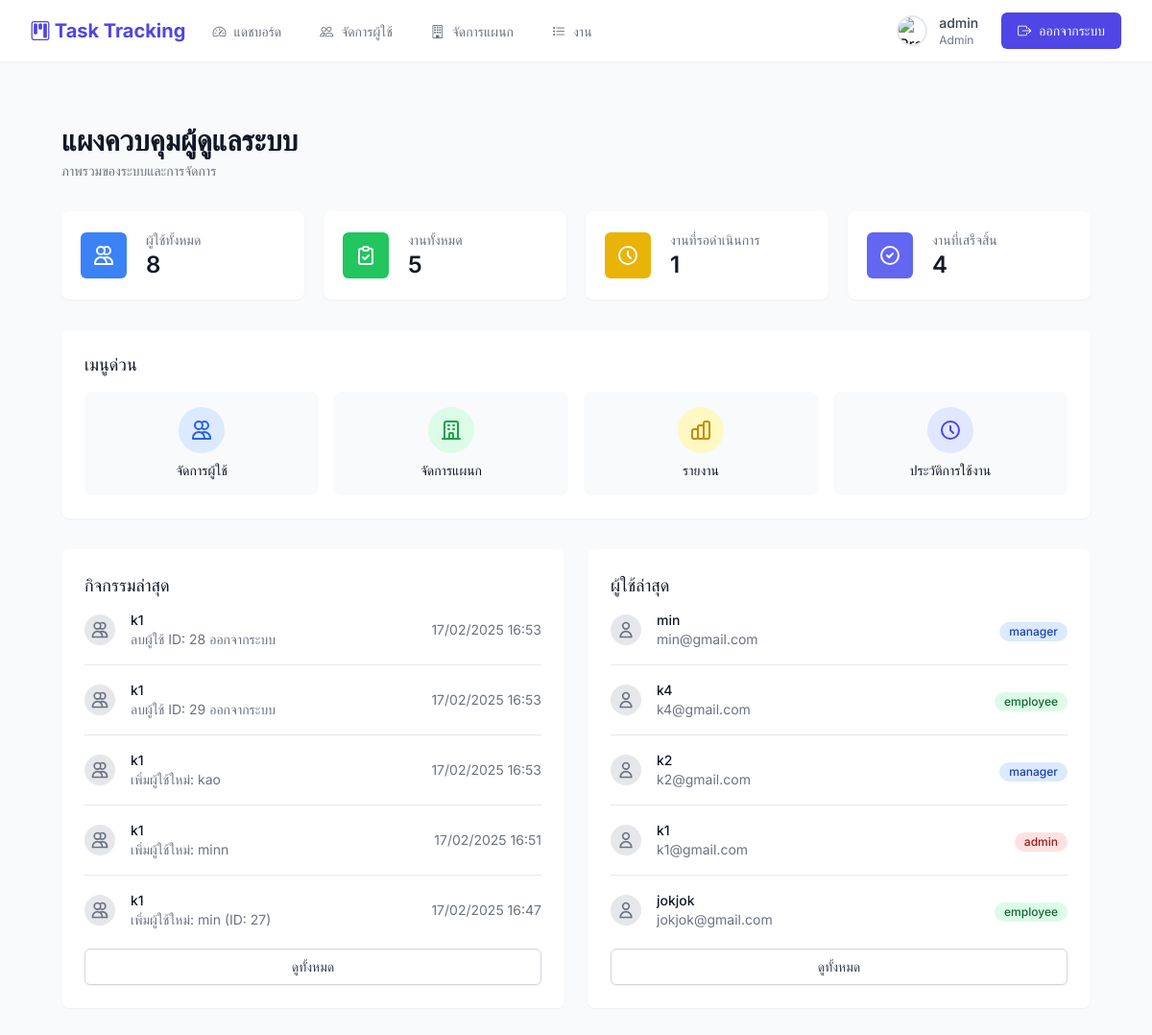
Screenshot of /admin/index.php (signed in) with the database file from the repository.
### tables this page shows
CREATE TABLE `activity_logs` (
  `log_id` int(11) NOT NULL,
  `user_id` int(11) DEFAULT NULL,
  `action` varchar(50) NOT NULL,
  `description` text DEFAULT NULL,
  `ip_address` varchar(45) DEFAULT NULL,
  `user_agent` text DEFAULT NULL,
  `created_at` datetime DEFAULT current_timestamp()
);

CREATE TABLE `users` (
  `user_id` int(11) NOT NULL,
  `username` varchar(50) NOT NULL,
  `email` varchar(100) NOT NULL,
  `password` varchar(255) NOT NULL,
  `role` enum('admin','manager','employee') NOT NULL DEFAULT 'employee',
  `token` varchar(64) DEFAULT NULL,
  `token_expires_at` datetime DEFAULT NULL,
  `created_at` timestamp NOT NULL DEFAULT current_timestamp(),
  `updated_at` datetime DEFAULT current_timestamp() ON UPDATE current_timestamp(),
  `is_active` tinyint(1) NOT NULL DEFAULT 1,
  `profile_image` varchar(255) DEFAULT 'default-profile.png',
  `department_id` int(11) DEFAULT NULL,
  `phone` varchar(20) DEFAULT NULL
);

### admin/index.php (the view, shortened to what this page needs)
<?php
include '../header.php';
require_once '../auth.php';
$stats = [
    'total_users' => $conn->query("SELECT COUNT(*) as count FROM users")->fetch_assoc()['count'],
    'total_tasks' => $conn->query("SELECT COUNT(*) as count FROM tasks")->fetch_assoc()['count'],
    'pending_tasks' => $conn->query("SELECT COUNT(*) as count FROM tasks WHERE status = 'pending'")->fetch_assoc()['count'],
    'completed_tasks' => $conn->query("SELECT COUNT(*) as count FROM tasks WHERE status = 'completed'")->fetch_assoc()['count']
];
$recent_activities = $conn->query("
    SELECT l.*, u.username
    FROM activity_logs l
    LEFT JOIN users u ON l.user_id = u.user_id
    ORDER BY l.created_at DESC
    LIMIT 5
");
$recent_users = $conn->query("
    SELECT * FROM users
    ORDER BY created_at DESC
    LIMIT 5
");
?>
<div class="min-h-screen bg-gray-50 py-8">
    <div class="max-w-7xl mx-auto px-4 sm:px-6 lg:px-8">
        <div class="mb-8">
            <h1 class="text-3xl font-bold text-gray-900">แผงควบคุมผู้ดูแลระบบ</h1>
            <p class="mt-1 text-sm text-gray-500">ภาพรวมของระบบและการจัดการ</p>
        </div>
        <div class="grid grid-cols-1 gap-5 sm:grid-cols-2 lg:grid-cols-4">
            <div class="bg-white overflow-hidden shadow-sm rounded-lg">
                <div class="p-5">
                    <div class="flex items-center">
                        <div class="flex-shrink-0">
                            <div class="rounded-md bg-blue-500 p-3">
                                <svg class="h-6 w-6 text-white" fill="none" stroke="currentColor" viewBox="0 0 24 24">
                                    <path stroke-linecap="round" stroke-linejoin="round" stroke-width="2" d="M12 4.354a4 4 0 110 5.292M15 21H3v-1a6 6 0 0112 0v1zm0 0h6v-1a6 6 0 00-9-5.197M13 7a4 4 0 11-8 0 4 4 0 018 0z"></path>
                                </svg>
                            </div>
                        </div>
                        <div class="ml-5 w-0 flex-1">
                            <dl>
                                <dt class="text-sm font-medium text-gray-500 truncate">ผู้ใช้ทั้งหมด</dt>
                                <dd class="flex items-baseline">
                                    <div class="text-2xl font-semibold text-gray-900"><?php echo $stats['total_users']; ?></div>
                                </dd>
                            </dl>
                        </div>
                    </div>
                </div>
            </div>
            <div class="bg-white overflow-hidden shadow-sm rounded-lg">
                <div class="p-5">
                    <div class="flex items-center">
                        <div class="flex-shrink-0">
                            <div class="rounded-md bg-green-500 p-3">
                                <svg class="h-6 w-6 text-white" fill="none" stroke="currentColor" viewBox="0 0 24 24">
                                    <path stroke-linecap="round" stroke-linejoin="round" stroke-width="2" d="M9 5H7a2 2 0 00-2 2v12a2 2 0 002 2h10a2 2 0 002-2V7a2 2 0 00-2-2h-2M9 5a2 2 0 002 2h2a2 2 0 002-2M9 5a2 2 0 012-2h2a2 2 0 012 2m-6 9l2 2 4-4"></path>
                                </svg>
                            </div>
                        </div>
                        <div class="ml-5 w-0 flex-1">
                            <dl>
                                <dt class="text-sm font-medium text-gray-500 truncate">งานทั้งหมด</dt>
                                <dd class="flex items-baseline">
                                    <div class="text-2xl font-semibold text-gray-900"><?php echo $stats['total_tasks']; ?></div>
                                </dd>
                            </dl>
                        </div>
                    </div>
                </div>
            </div>
            <div class="bg-white overflow-hidden shadow-sm rounded-lg">
                <div class="p-5">
                    <div class="flex items-center">
                        <div class="flex-shrink-0">
                            <div class="rounded-md bg-yellow-500 p-3">
                                <svg class="h-6 w-6 text-white" fill="none" stroke="currentColor" viewBox="0 0 24 24">
                                    <path stroke-linecap="round" stroke-linejoin="round" stroke-width="2" d="M12 8v4l3 3m6-3a9 9 0 11-18 0 9 9 0 0118 0z"></path>
                                </svg>
                            </div>
                        </div>
                        <div class="ml-5 w-0 flex-1">
                            <dl>
                                <dt class="text-sm font-medium text-gray-500 truncate">งานที่รอดำเนินการ</dt>
                                <dd class="flex items-baseline">
                                    <div class="text-2xl font-semibold text-gray-900"><?php echo $stats['pending_tasks']; ?></div>
                                </dd>
                            </dl>
                        </div>
                    </div>
                </div>
            </div>
            <div class="bg-white overflow-hidden shadow-sm rounded-lg">
                <div class="p-5">
                    <div class="flex items-center">
                        <div class="flex-shrink-0">
                            <div class="rounded-md bg-indigo-500 p-3">
                                <svg class="h-6 w-6 text-white" fill="none" stroke="currentColor" viewBox="0 0 24 24">
                                    <path stroke-linecap="round" stroke-linejoin="round" stroke-width="2" d="M9 12l2 2 4-4m6 2a9 9 0 11-18 0 9 9 0 0118 0z"></path>
                                </svg>
                            </div>
                        </div>
                        <div class="ml-5 w-0 flex-1">
                            <dl>
                                <dt class="text-sm font-medium text-gray-500 truncate">งานที่เสร็จสิ้น</dt>
                                <dd class="flex items-baseline">
                                    <div class="text-2xl font-semibold text-gray-900"><?php echo $stats['completed_tasks']; ?></div>
                                </dd>
                            </dl>
                        </div>
                    </div>
                </div>
            </div>
        </div>
        <div class="mt-8">
            <div class="bg-white shadow-sm rounded-lg">
                <div class="p-6">
                    <h3 class="text-lg font-medium leading-6 text-gray-900 mb-4">เมนูด่วน</h3>
                    <div class="grid grid-cols-2 gap-4 sm:grid-cols-4">
                        <a href="users.php" class="flex flex-col items-center p-4 bg-gray-50 rounded-lg hover:bg-gray-100 transition-colors">
                            <div class="rounded-full bg-blue-100 p-3 mb-2">
                                <svg class="h-6 w-6 text-blue-600" fill="none" stroke="currentColor" viewBox="0 0 24 24">
                                    <path stroke-linecap="round" stroke-linejoin="round" stroke-width="2" d="M12 4.354a4 4 0 110 5.292M15 21H3v-1a6 6 0 0112 0v1zm0 0h6v-1a6 6 0 00-9-5.197M13 7a4 4 0 11-8 0 4 4 0 018 0z"></path>
                                </svg>
                            </div>
                            <span class="text-sm font-medium text-gray-900">จัดการผู้ใช้</span>
                        </a>
                        <a href="departments.php" class="flex flex-col items-center p-4 bg-gray-50 rounded-lg hover:bg-gray-100 transition-colors">
                            <div class="rounded-full bg-green-100 p-3 mb-2">
                                <svg class="h-6 w-6 text-green-600" fill="none" stroke="currentColor" viewBox="0 0 24 24">
                                    <path stroke-linecap="round" stroke-linejoin="round" stroke-width="2" d="M19 21V5a2 2 0 00-2-2H7a2 2 0 00-2 2v16m14 0h2m-2 0h-5m-9 0H3m2 0h5M9 7h1m-1 4h1m4-4h1m-1 4h1m-5 10v-5a1 1 0 011-1h2a1 1 0 011 1v5m-4 0h4"></path>
                                </svg>
                            </div>
                            <span class="text-sm font-medium text-gray-900">จัดการแผนก</span>
                        </a>
                        <a href="reports.php" class="flex flex-col items-center p-4 bg-gray-50 rounded-lg hover:bg-gray-100 transition-colors">
                            <div class="rounded-full bg-yellow-100 p-3 mb-2">
                            </div>
                            <span class="text-sm font-medium text-gray-900">รายงาน</span>
                        </a>
                        <a href="logs.php" class="flex flex-col items-center p-4 bg-gray-50 rounded-lg hover:bg-gray-100 transition-colors">
                            <div class="rounded-full bg-indigo-100 p-3 mb-2">
                                <svg class="h-6 w-6 text-indigo-600" fill="none" stroke="currentColor" viewBox="0 0 24 24">
                                    <path stroke-linecap="round" stroke-linejoin="round" stroke-width="2" d="M12 8v4l3 3m6-3a9 9 0 11-18 0 9 9 0 0118 0z"></path>
                                </svg>
                            </div>
                            <span class="text-sm font-medium text-gray-900">ประวัติการใช้งาน</span>
                        </a>
                    </div>
                </div>
            </div>
        </div>
        <div class="mt-8 grid grid-cols-1 gap-6 lg:grid-cols-2">
            <div class="bg-white shadow-sm rounded-lg">
                <div class="p-6">
                    <h3 class="text-lg font-medium text-gray-900 mb-4">กิจกรรมล่าสุด</h3>
                    <div class="flow-root">
                        <ul class="-my-5 divide-y divide-gray-200">
                            <?php while ($activity = $recent_activities->fetch_assoc()): ?>
                            <li class="py-4">
                                <div class="flex items-center space-x-4">
                                    <div class="flex-shrink-0">
                                        <div class="h-8 w-8 rounded-full bg-gray-200 flex items-center justify-center">
                                            <svg class="h-5 w-5 text-gray-500" fill="none" stroke="currentColor" viewBox="0 0 24 24">
                                                <path stroke-linecap="round" stroke-linejoin="round" stroke-width="2" d="M12 4.354a4 4 0 110 5.292M15 21H3v-1a6 6 0 0112 0v1zm0 0h6v-1a6 6 0 00-9-5.197M13 7a4 4 0 11-8 0 4 4 0 018 0z"></path>
                                            </svg>
                                        </div>
                                    </div>
                                    <div class="min-w-0 flex-1">
                                        <p class="text-sm font-medium text-gray-900">
                                            <?php echo htmlspecialchars($activity['username']); ?>
                                        </p>
                                        <p class="text-sm text-gray-500">
                                            <?php echo htmlspecialchars($activity['description']); ?>
                                        </p>
                                    </div>
                                    <div class="text-sm text-gray-500">
                                        <?php echo date('d/m/Y H:i', strtotime($activity['created_at'])); ?>
                                    </div>
                                </div>
                            </li>
                            <?php endwhile; ?>
                        </ul>
                    </div>
                    <div class="mt-6">
                        <a href="logs.php" class="w-full flex justify-center items-center px-4 py-2 border border-gray-300 shadow-sm text-sm font-medium rounded-md text-gray-700 bg-white hover:bg-gray-50">
                            ดูทั้งหมด
                        </a>
                    </div>
                </div>
            </div>
            <div class="bg-white shadow-sm rounded-lg">
                <div class="p-6">
                    <h3 class="text-lg font-medium text-gray-900 mb-4">ผู้ใช้ล่าสุด</h3>
                    <div class="flow-root">
                        <ul class="-my-5 divide-y divide-gray-200">
                            <?php while ($user = $recent_users->fetch_assoc()): ?>
                            <li class="py-4">
                                <div class="flex items-center space-x-4">
                                    <div class="flex-shrink-0">
                                        <div class="h-8 w-8 rounded-full bg-gray-200 flex items-center justify-center">
                                            <svg class="h-5 w-5 text-gray-500" fill="none" stroke="currentColor" viewBox="0 0 24 24">
                                                <path stroke-linecap="round" stroke-linejoin="round" stroke-width="2" d="M16 7a4 4 0 11-8 0 4 4 0 018 0zM12 14a7 7 0 00-7 7h14a7 7 0 00-7-7z"></path>
                                            </svg>
                                        </div>
                                    </div>
                                    <div class="min-w-0 flex-1">
                                        <p class="text-sm font-medium text-gray-900">
                                            <?php echo htmlspecialchars($user['username']); ?>
                                        </p>
                                        <p class="text-sm text-gray-500">
                                            <?php echo htmlspecialchars($user['email']); ?>
                                        </p>
                                    </div>
                                    <div>
                                        <span class="inline-flex items-center px-2.5 py-0.5 rounded-full text-xs font-medium
                                            <?php echo $user['role'] === 'admin' ? 'bg-red-100 text-red-800' :
                                                    ($user['role'] === 'manager' ? 'bg-blue-100 text-blue-800' :
                                                    'bg-green-100 text-green-800'); ?>">
                                            <?php echo htmlspecialchars($user['role']); ?>
                                        </span>
                                    </div>
                                </div>
                            </li>
                            <?php endwhile; ?>
                        </ul>
                    </div>
                    <div class="mt-6">
                        <a href="users.php" class="w-full flex justify-center items-center px-4 py-2 border border-gray-300 shadow-sm text-sm font-medium rounded-md text-gray-700 bg-white hover:bg-gray-50">
                            ดูทั้งหมด
                        </a>
                    </div>
                </div>
            </div>
        </div>
    </div>
</div>
<?php include '../footer.php'; ?>

### rows the page displays
activity_logs: user.username "k1", description "ลบผู้ใช้ ID: 28 ออกจากระบบ", created_at "17/02/2025 16:53"
activity_logs: user.username "k1", description "ลบผู้ใช้ ID: 29 ออกจากระบบ", created_at "17/02/2025 16:53"
activity_logs: user.username "k1", description "เพิ่มผู้ใช้ใหม่: kao", created_at "17/02/2025 16:53"
activity_logs: user.username "k1", description "เพิ่มผู้ใช้ใหม่: minn", created_at "17/02/2025 16:51"
activity_logs: user.username "k1", description "เพิ่มผู้ใช้ใหม่: min (ID: 27)", created_at "17/02/2025 16:47"
users: username "min", email "min@gmail.com", role "manager"
users: username "k4", email "k4@gmail.com", role "employee"
users: username "k2", email "k2@gmail.com", role "manager"
users: username "k1", email "k1@gmail.com", role "admin"
users: username "jokjok", email "jokjok@gmail.com", role "employee"

### other values shown
$_SESSION['username'] "admin"
$_SESSION['role'] "Admin"
$stats['total_users'] "8"
$stats['total_tasks'] "5"
$stats['pending_tasks'] "1"
$stats['completed_tasks'] "4"
